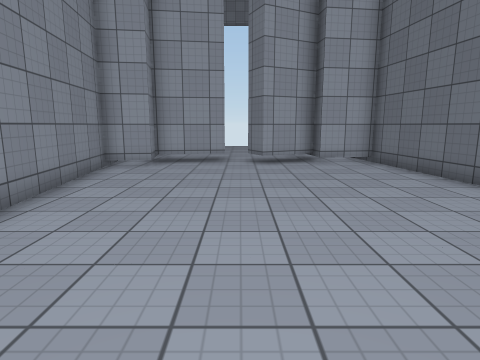
[1] (above)

16 first-person views from a walk through a 3-D level made in the Unity game engine. The camera is 1.4 m above the floor, tilts 10° down and sees 75° across. The floor is counted in squares, 1 m on a side. Each view is taken from the middle of a square. On the plan, view 1 faces up. The plan holds only what a view shows up to about 14 squares ahead; the rest is blank. The place goes on beyond the plan. Surface patterns are stand-ins for the level's own textures.

[2]
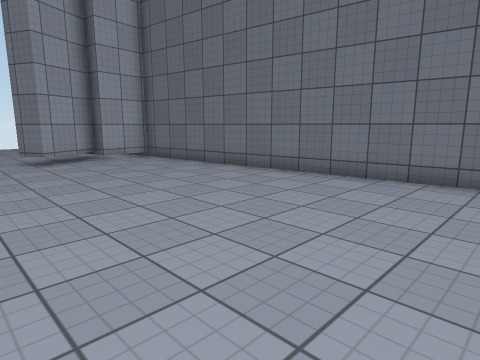

[3]
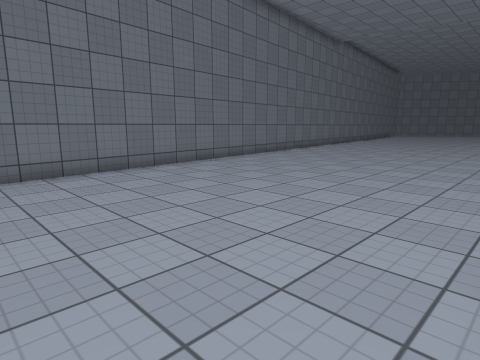

[4]
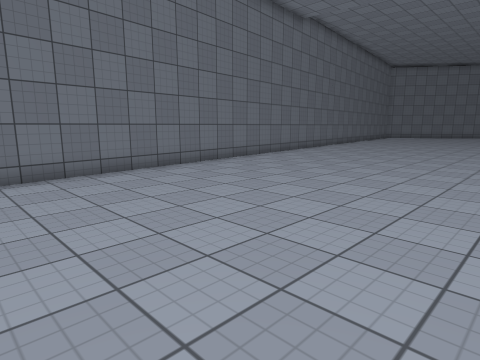

[5]
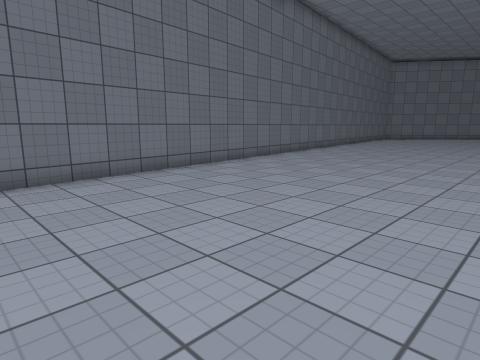

[6]
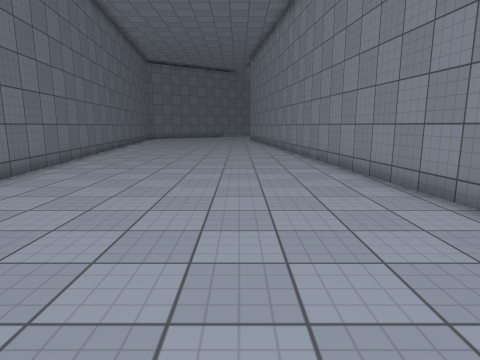

[7]
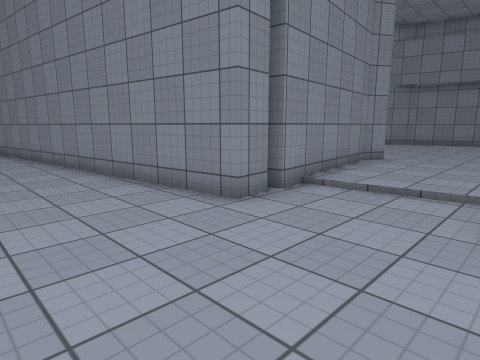

[8]
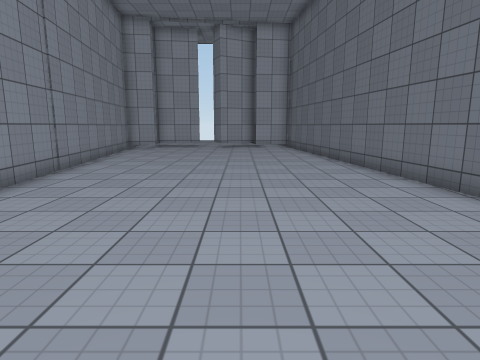

[9]
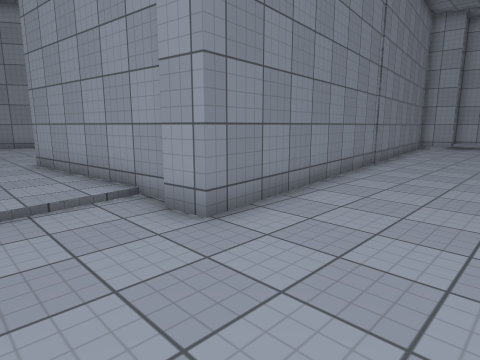

[10]
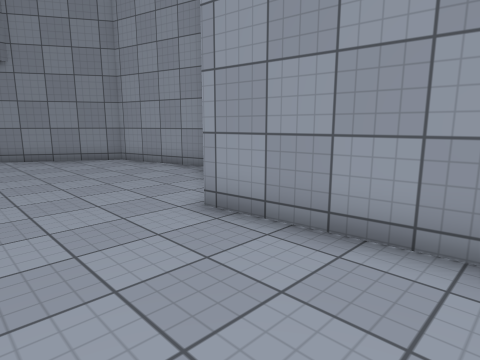

[11]
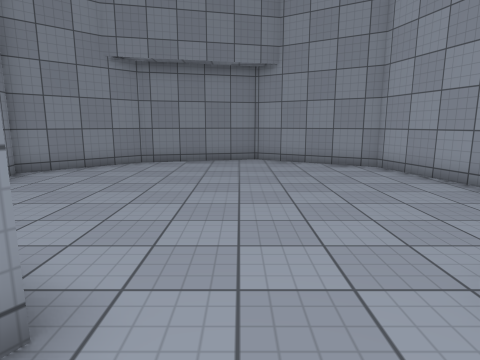

[12]
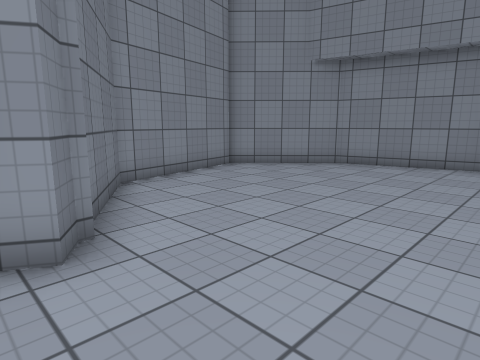

[13]
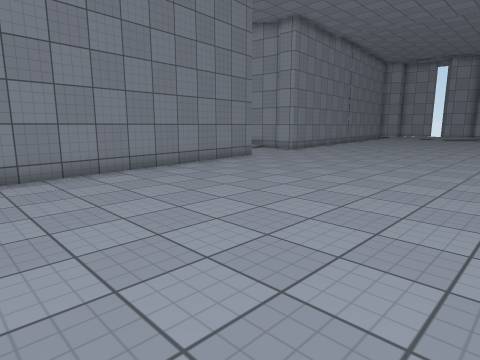

[14]
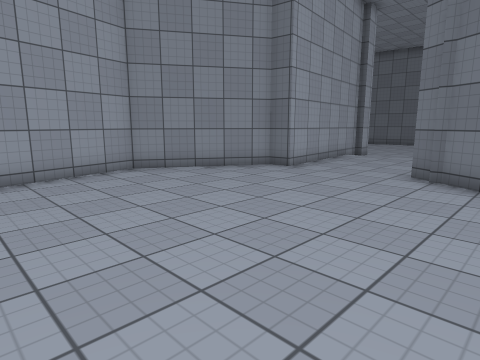

[15]
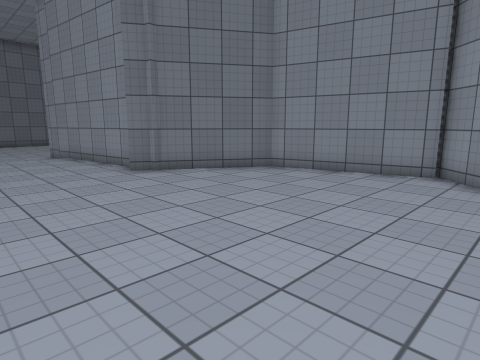

[16]
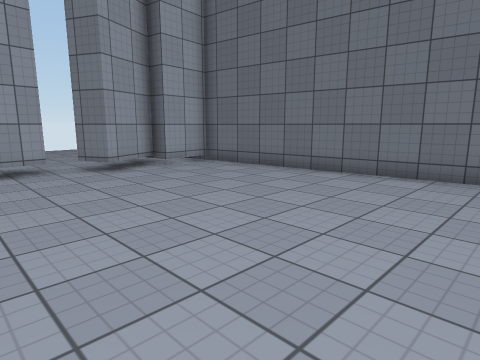

### Floor plan
Points are (right, up) in squares from view 1. A wall is a line through its corners. A room is listed if a view was taken in it or the views show most of it. See-through windows are left out.
Room 1 (views 1, 2, 3, 4, 5, 6, 7, 8, 9, 13, 16)
walls: (-2.1, -11) (-0.8, -22.5); (2.9, 12.5) (0.9, 11.4) (0.3, 12.5); (-0.5, 12.4) (-3.2, 12) (-3.1, 10.9) (-4.6, 10.7) (-2.6, -7.1); (8.9, -21.3) (5.1, 12) (3, 11.7)
ways out: opening at (-2, -9) to room 2
Room 2 (views 10, 11, 12, 14, 15)
walls: (-10.2, -11.9) (-9.8, -11.4) (-9.1, -11.8) (-3.5, -11.1); (-17, -16.5) (-12.2, -15.3) (-10.3, -12.2); (-4, -6.9) (-10.2, -7.6) (-10.3, -6.8) (-14.4, -4.4) (-18.4, -5.4) (-20.8, -9.3) (-19.7, -13.7) (-16.8, -16.7); (-3.2, -11.1) (-2.1, -11); (-2.6, -7.1) (-3.7, -7.2)
ways out: opening at (-2, -9) to room 1

Where each view was taken, in squares from view 1:
view 1: 0 up, 0 right, facing up
view 2: 1 down, 2 left, facing up-right
view 3: 3 up, 3 left, facing down-right
view 4: 3 down, 2 left, facing down-right
view 5: 6 down, 1 left, facing down-right
view 6: 7 down, 2 right, facing down
view 7: 7 down, 2 right, facing down-left
view 8: 8 down, 2 right, facing up
view 9: 10 down, 1 right, facing up-left
view 10: 11 down, 6 left, facing up-left
view 11: 10 down, 8 left, facing left
view 12: 8 down, 9 left, facing down-left
view 13: 22 down, 8 right, facing up-left
view 14: 14 down, 19 left, facing up-right
view 15: 7 down, 19 left, facing down-right
view 16: 2 up, 3 left, facing up-right
